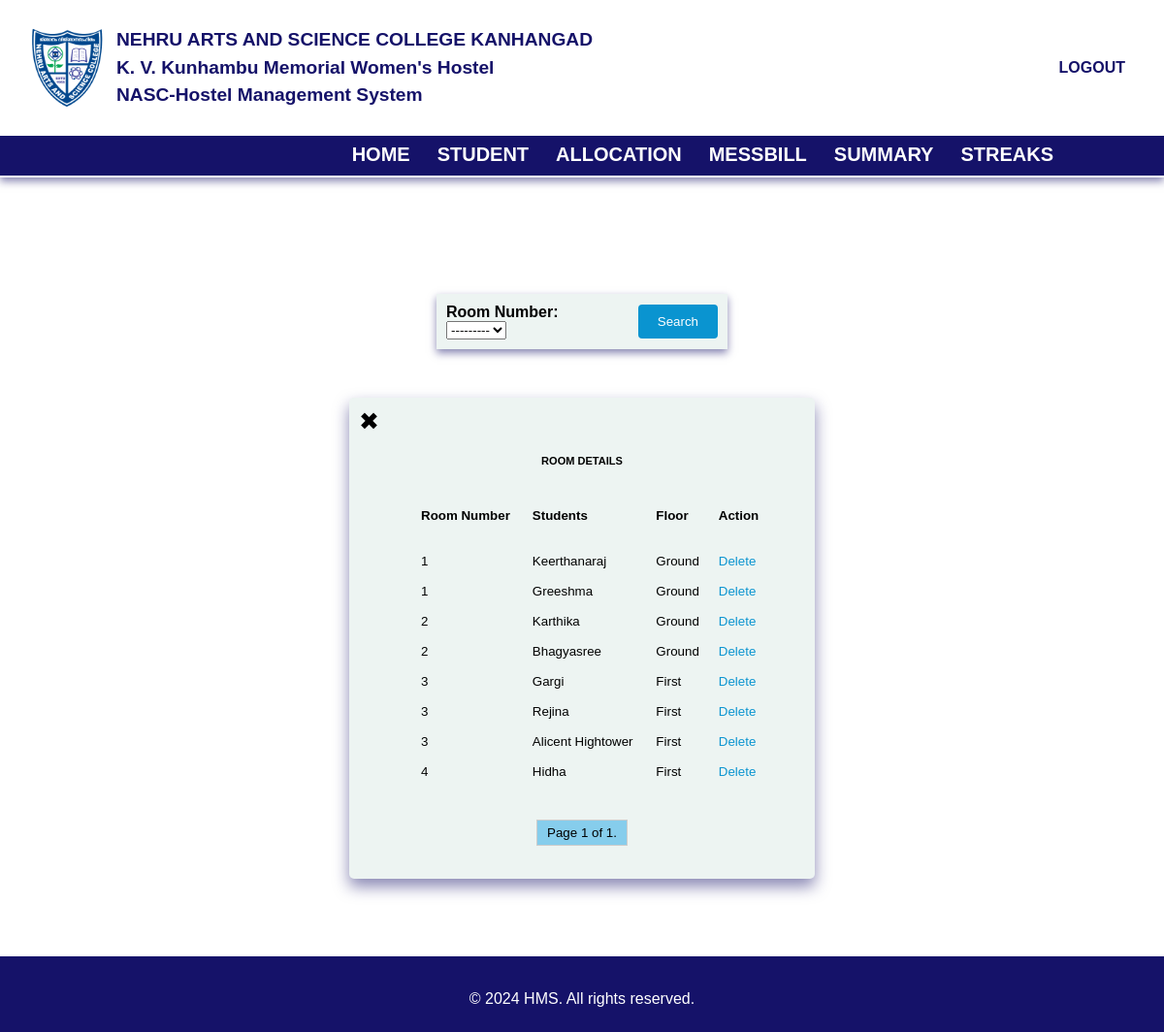
Before: /allotements/ (signed in) with the older database file.
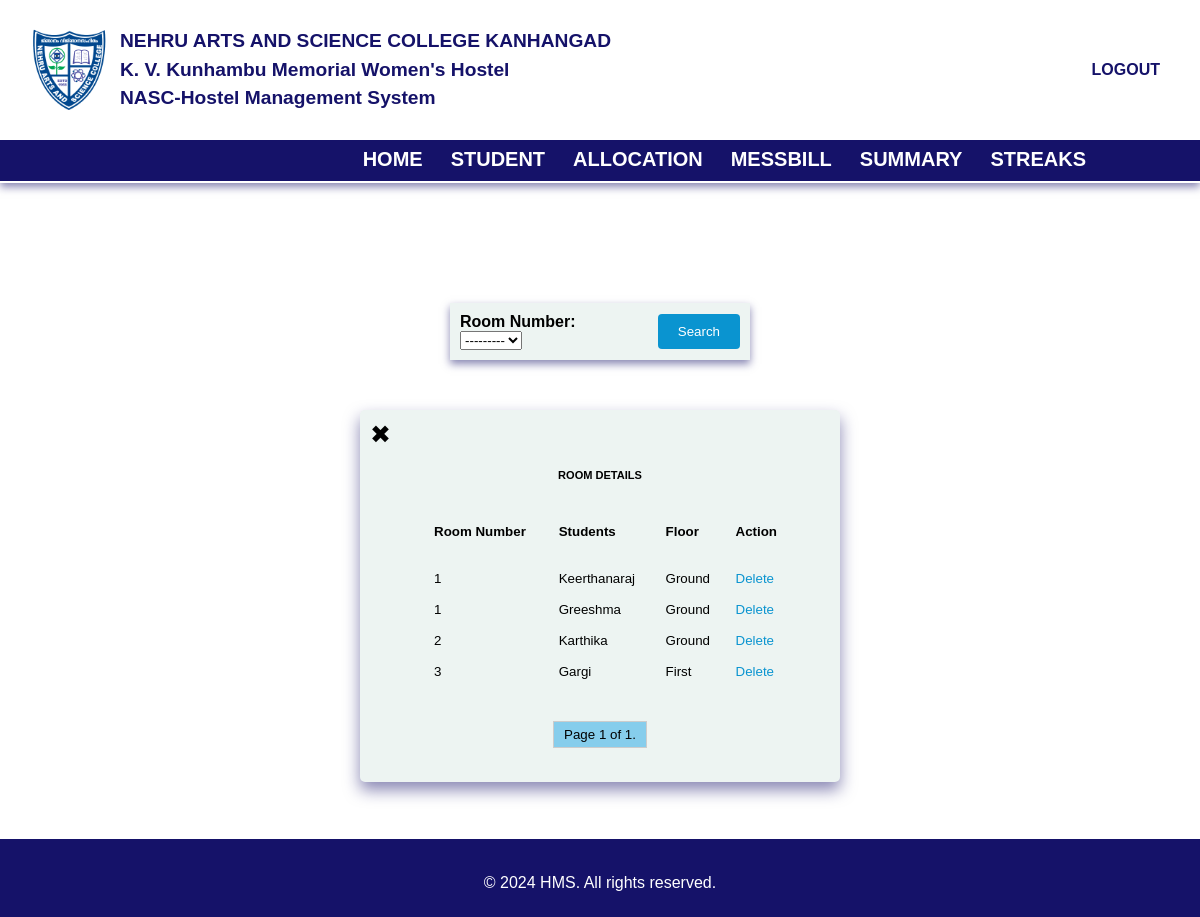
After: the same page with the newer database file.
### hostel/models.py (models this page shows, shortened)
class Room(models.Model):
    room_number = models.SmallIntegerField(unique=True)
    floor_choices = [('Ground','Ground'),('First','First'),('Second','Second')]
    floor = models.CharField(max_length=50, choices=floor_choices)
    capacity = models.PositiveIntegerField(default=3)
    def __str__(self):
        return str(self.room_number)

class Allotment(models.Model):
    room_number = models.ForeignKey(Room,on_delete=models.CASCADE)
    name = models.OneToOneField(Student,on_delete=models.CASCADE)

class Student(models.Model):
    admn_no = models.PositiveIntegerField(unique=True)
    name = models.CharField(max_length=50)
    year_of_admn = models.PositiveSmallIntegerField()
    pgm = models.ForeignKey(Programme, on_delete=models.CASCADE)
    year_choices = [
        (1,'First'),(2,'Second'),(3,'Third'),(4,'Fourth'),(5,'Fifth'),
    ]
    year = models.IntegerField(choices=year_choices)
    dob = models.DateField()
    email = models.EmailField()
    photo = models.ImageField(upload_to="images/")
    contact_regex = RegexValidator(regex=r'^\d{10}$',message="Contact number must be a 10-digit number.")
    contact = models.CharField(validators=[contact_regex], max_length=10)  # Using CharField for contact with max length 10
    parent_name = models.CharField(max_length=50)
    address = models.TextField(max_length=200)
    date_joined = models.DateField(auto_now_add=True)
    CATEGORY_CHOICES = [
        ('GENERAL', 'GENERAL'),
        ('OBC', 'OBC'),
        ('OEC', 'OEC'),
        ('SC', 'SC'),
        ('ST', 'ST'),
    ]
    category = models.CharField(max_length=20, choices=CATEGORY_CHOICES, default='GENERAL')
    EGRANTZ_CHOICES = [
        (True, 'Yes'),
        (False, 'No'),
    ]
    E_Grantz = models.BooleanField(choices=EGRANTZ_CHOICES)
    def __str__(self):
        return self.name

### hostel/views.py (the view)
# urls.py: path('allotements/',views.view_allotement,name='view_allotement'),
@group_required('admin', login_url='access_denied')
def view_allotement(request):
    try:
        filter = roomFilter(request.GET, queryset=Allotment.objects.select_related('room_number', 'name').order_by('room_number'))
        alloted_list = filter.qs
        paginator = Paginator(alloted_list,10)
        page_number = request.GET.get('page')
        page_obj = paginator.get_page(page_number)
        return render(request, 'hostel/allotements.html', {'alloted': page_obj, 'filter': filter})
    except Exception:
        return render(request,'hostel/error.html')

### hostel/context_processors.py (called while the page is built)
def group_processor(request):
    if request.user.is_authenticated:
        is_admin_group = request.user.groups.filter(name='admin').exists()
        is_guest_group = request.user.groups.filter(name='guest').exists()  # Adjust as needed
    else:
        is_admin_group = False
        is_guest_group = False
    return {
        'is_admin_group': is_admin_group,
        'is_guest_group': is_guest_group,
    }

### hostel/templates/hostel/allotements.html (shortened to what this page needs)
{% extends 'hostel/base.html' %}
{% load static %}
{% block style %}
<link rel="stylesheet" href="{% static 'styles/allotements.css' %}">
{% endblock %}
{% block content %}
<section class="main">
    <div class="main-body">
        <form method="get" class="filter-form">
            <table id="filter-table">
                <tr>
                    <td class="filter-td">
                        <label for="id_room_number">Room Number:</label>
                        {{filter.form.room_number}}
                    </td>
                    <td class="filter-td">
                        <button type="submit" id="search">Search</button>
                    </td>
                </tr>
            </table>
        </form>
        <div class="main-block">
            <div class="header-links">
                <a href="{% url 'home' %}" class="back-link" id="closeBtn">&#10006;</a>
            </div>
            <h5>Room Details</h5>
            <div class="allot">
                <div class="table-resposive">
                    <table>
                        <tr>
                            <th>Room Number</th><th>Students</th><th>Floor</th><th>Action</th>
                        </tr>
                        <tr class="ignore-row">
                            <td></td><td></td><td></td><td></td>
                        </tr>
                        {% for a in alloted %}
                        <tr>
                            <td>{{a.room_number}}</td>
                            <td>{{a.name}}</td>
                            <td>{{a.room_number.floor}}</td>
                            <td><a href="{% url 'delete_allocation' a.name %}" onclick="return confirmDelete();">Delete</a></td>
                        </tr>
                        {% endfor %}
                    </table>
                </div>
            </div>
            <div class="pagination">
                <span class="step-links">
                    <span class="current">
                        Page {{ alloted.number }} of {{ alloted.paginator.num_pages }}.
                    </span>
                </span>
            </div>
        </div>
    </div>
</section>
{% endblock %}

### hostel/templates/hostel/base.html (shortened to what this page needs)
{% load static %}
<!DOCTYPE html>
<html lang="en">
<head>
    <link rel="stylesheet" href="{% static 'styles/base.css' %}">
    {% block style %}
    {% endblock %}
</head>
<body>
    <section class="header">
        <div class="nasc">
            <div class="logo-heading">
                <img src="{% static 'logo.png' %}" class="logo-image">
            </div>
            <div class="institution-name">
                <h1>NEHRU ARTS AND SCIENCE COLLEGE KANHANGAD <br> K. V. Kunhambu Memorial Women's Hostel <br> NASC-Hostel Management System </h1>
            </div>
            <form action="{% url 'logout' %}" method="post" class="logout-form">
                <button type="submit" value="Logout" class="logout-btn"><img src="{% static 'logout.png' %}" id="exit"><div id="log-text">Logout</div></button>
            </form>
        </div>
        {% if is_admin_group %}
        <nav>
            <div class="nav-links" id="navLinks">
                <ul>
                    <li><a href="{% url 'home' %}">HOME</a></li>
                    <li><a href="">STUDENT</a>
                    </li>
                    <li><a href="">ALLOCATION</a>
                    </li>
                    <li><a href="">MESSBILL</a>
                    </li>
                    <li><a href="{% url 'view_attendance' %}">SUMMARY</a></li>
                    <li><a href="{% url 'streak' %}">STREAKS</a></li>
                </ul>
            </div>
        </nav>
        {% endif %}
    </section>
    {% block content %}
    {% endblock %}
    <footer>
        <div class="footer-section">
            <p>&copy; 2024 HMS. All rights reserved.</p>
        </div>
    </footer>
</body>
</html>

### hostel/static/styles/base.css (style rules this page uses)
* { margin: 0; padding: 0; font-family: sans-serif; box-sizing: border-box; }
body { background: white; }
.header { background: white; min-height: 18vh; width: 100%; background-position: center; background-size: cover; position: relative; box-shadow: 0 4px 8px rgba(21, 18, 105, 0.5); }
.nasc { display: flex; align-items: center; padding: 20px; color: #151269; }
.logo-heading { display: flex; align-items: center; justify-content: center; background-color: transparent; padding: 5px; margin-right: 0; border-radius: 5px; overflow: hidden; }
.logo-image { width: 90px; height: 90px; }
.institution-name h1 { font-size: 1.2em; line-height: 1.5; }
.logout-form { margin-left: auto; }
.logout-btn { background-color: transparent; color: #151269; font-size: 16px; text-transform: uppercase; font-weight: bolder; border: none; padding: 10px 20px; border-radius: 5px; cursor: pointer; transition: background-color 0.3s ease, color 0.3s ease; }
nav { width: 100%; display: flex; padding: 0 100px; justify-content: space-between; align-items: center; background: #151269; border-bottom: 2px solid white; }
nav ul { display: inline-flex; list-style: none; }
nav ul li { list-style: none; display: inline-block; padding: 8px 14px; position: relative; }
nav ul li a { text-decoration: none; color: white; font-size: 20px; font-weight: bolder; }
.nav-links { flex: 1; text-align: right; }
.nav-links ul li::after { content: ""; width: 0; height: 2px; background: white; display: block; margin: auto; transition: 0.5s; }
footer { background-color: #151269; color: white; padding: 10px 100px; display: flex; justify-content: space-between; align-items: flex-start; flex-wrap: wrap; }
.footer-section { flex: 1 1 200px; margin: 10px; }
.footer-section p { margin: 5px 0; }
.footer-section:last-child { flex: 1 1 100%; text-align: center; margin-top: 20px; }

### hostel/static/styles/allotements.css (style rules this page uses)
.main { min-height: 67vh; }
.main-body { margin-top: 15vh; margin-bottom: 10vh; }
.main-block { margin: 0 auto; width: 40%; height: auto; padding: 10px; border-radius: 5px; box-shadow: 0 8px 16px rgba(21, 18, 105, 0.5); background-color: #EDF4F2; font-size: smaller; }
#filter-table { margin: auto; width: 25%; border-collapse: collapse; margin-bottom: 50px; box-shadow: 0 4px 8px rgba(21, 18, 105, 0.5); }
.filter-td { padding: 10px; background-color: #EDF4F2; }
label { font-weight: bold; }
#search { padding: 10px 20px; background-color: rgb(10, 148, 208); color: white; transition: background-color 0.3s, opacity 0.3s; border: none; border-radius: 4px; cursor: pointer; }
.table-resposive { overflow-x: auto; }
.allot { width: 80%; margin: 0 auto; }
.allot table { border-collapse: collapse; width: 100%; margin: 10px; }
.allot th, .allot td { border: none; text-align: left; padding: 8px; }
.allot th ,.allot td { background-color: #EDF4F2; color: black; }
.allot tr td a { color: rgb(10, 148, 208); text-decoration: none; }
h5 { color: black; text-align: center; margin-bottom: 25px; text-transform: uppercase; }
.header-links { display: flex; justify-content: space-between; align-items: center; position: relative; top: 0; width: 100%; padding: 0; margin-bottom: 20px; }
.header-links .back-link { font-size: 25px; color: black; text-decoration: none; display: inline-block; }
.pagination { display: flex; justify-content: center; margin-top: 30px; margin-bottom: 30px; }
.pagination .step-links .current { margin: 0 5px; padding: 5px 10px; background: rgb(134, 205, 236); border: 1px solid #ccc; color: black; }

Changed rows visible on the page:
removed Allotment: room_number "2", name "Bhagyasree", room_number.floor "Ground"
removed Allotment: room_number "3", name "Rejina", room_number.floor "First"
removed Allotment: room_number "3", name "Alicent Hightower", room_number.floor "First"
removed Allotment: room_number "4", name "Hidha", room_number.floor "First"
